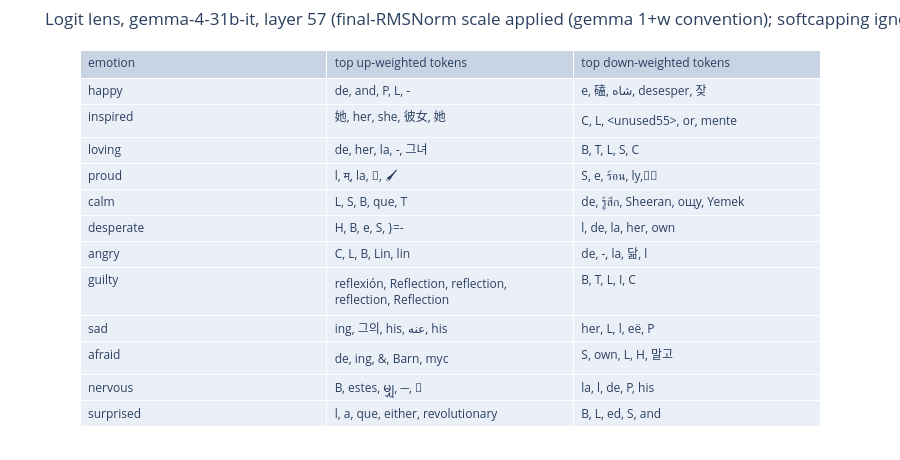

Here is the notebook cell this chart was saved with:
### Markdown cell above
## 2. The logit-lens attempt (paper Table 1)

### Code cell
# this cell renders the corrected logit-lens table for the instruct model
import json
from pathlib import Path

import numpy as np
import plotly.graph_objects as go

ROOT = Path("..")
lens = json.load(open(ROOT / "results/logit_lens_it_L57.json"))
rows = [(e, ", ".join(t["up"]), ", ".join(t["down"])) for e, t in lens["table"].items()]
fig = go.Figure(
    go.Table(
        header=dict(
            values=["emotion", "top up-weighted tokens", "top down-weighted tokens"], align="left"
        ),
        cells=dict(values=list(zip(*rows)), align="left", height=26),
    )
)
fig.update_layout(
    title=f"Logit lens, gemma-4-31b-it, layer {lens['layer']} ({lens['note']})",
    height=460,
    margin=dict(t=50, b=10),
)
fig.show()
print("verdict: no emotion-word neighborhoods; paper Table 1 does not reproduce on -it vectors")

### Figure 1 — Plotly figure (JSON) as saved in the notebook; plotly's stock layout.template omitted (floating-point values rounded to 4 significant figures)
{"data": [{"cells": {"align": "left", "height": 26, "values": [["happy", "inspired", "loving", "proud", "calm", "desperate", "angry", "guilty", "sad", "afraid", "nervous", "surprised"], ["de, and, P, L, -", "她, her, she, 彼女, 她", "de, her, la, -, 그녀", "l, म्, la, 🏰, 🖌", "L, S, B, que, T", "H, B, e, S, }=-", "C, L, B, Lin, lin", "reflexión, Reflection, reflection, reflection, Reflection", "ing, 그의, his, عنه, his", "de, ing, &, Barn, myc", "B, estes, မျှ, ─, 🏢", "l, a, que, either, revolutionary"], ["e, 磕, شاه, desesper, 잦", "C, L, <unused55>, or, mente", "B, T, L, S, C", "S, e, ร้อน, ly, َّ", "de, รู้สึก, Sheeran, ощу, Yemek", "l, de, la, her, own", "de, -, la, 닮, l", "B, T, L, I, C", "her, L, l, её, P", "S, own, L, H, 말고", "la, l, de, P, his", "B, L, ed, S, and"]]}, "header": {"align": "left", "values": ["emotion", "top up-weighted tokens", "top down-weighted tokens"]}, "type": "table"}], "layout": {"height": 460, "margin": {"b": 10, "t": 50}, "title": {"text": "Logit lens, gemma-4-31b-it, layer 57 (final-RMSNorm scale applied (gemma 1+w convention); softcapping ignored)"}}}
